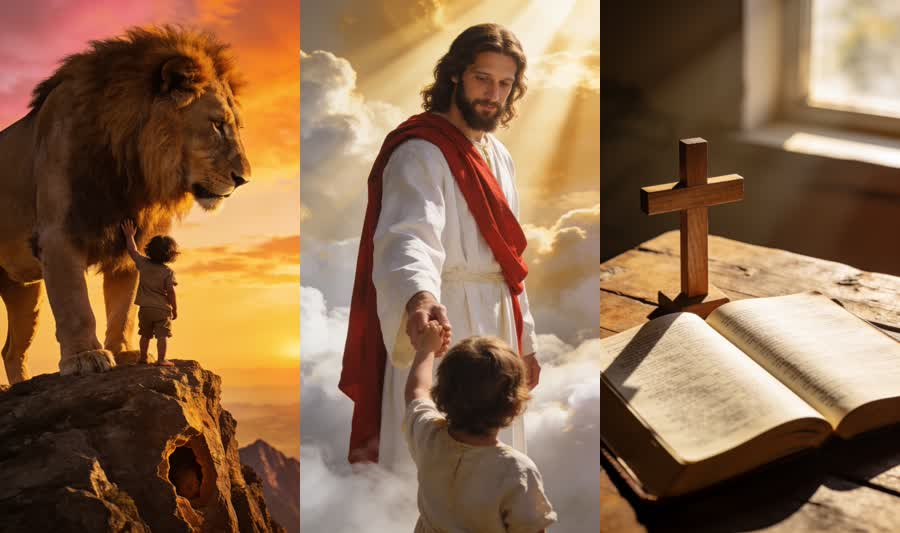
#> input picture MATERIAL/EDITADOS/_planos/_estilo_bib/imagens/ver.jpg, 900 x 533 px
$ python -i rostos.py   (imports and definitions only)
#> lines starting #> are read from the running program, lines starting #| are printed output that depends on the picture
#> further down, picture is the input picture: shape (533, 900, 3); mean B, G, R 77.2, 106.2, 139.4
"""Deteccao de rostos (OpenCV, sem internet) nas coordenadas da tela 1080x1920.

Usa o haarcascade_frontalface_alt2, que no teste de 27/10/2026 achou o rosto do Pedrinho na maioria dos
quadros (close deitado, cadeira de rodas, com a mae) e quase nao inventa rosto. Nao e perfeito: um rosto
muito de lado ou coberto pode passar. Por isso a conferencia avisa "nenhum rosto achado" em vez de garantir.
"""
import subprocess

import cv2
import numpy as np

W, H = 1080, 1920
_CASC = cv2.CascadeClassifier(cv2.data.haarcascades + "haarcascade_frontalface_alt2.xml")
FOTO = (".jpg", ".jpeg", ".png", ".webp")


def no_quadro(bgr):
    """[(x0, y0, x1, y1)] dos rostos num quadro ja em 1080x1920 (ou na proporcao 9:16)."""
    g = cv2.cvtColor(bgr, cv2.COLOR_BGR2GRAY)
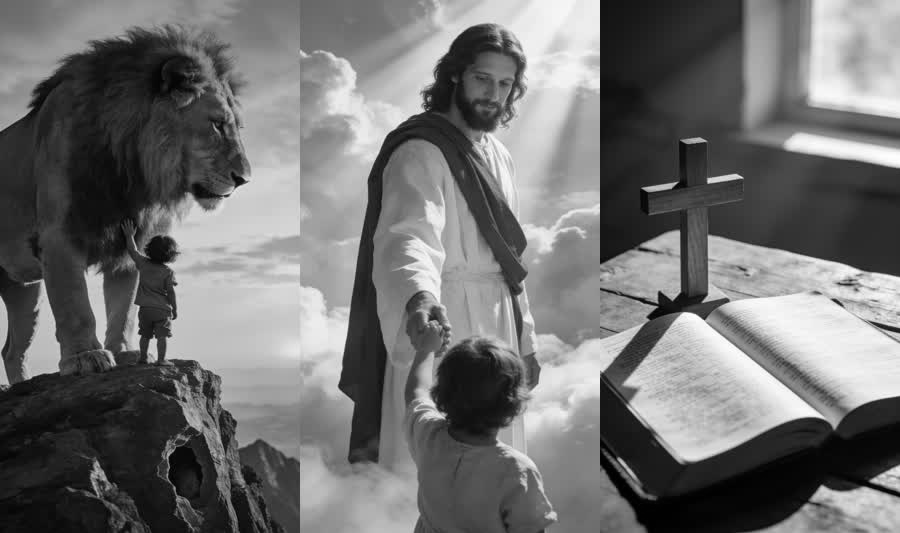
#> g: shape (533, 900); min 0, max 255, mean 112.8
    k = 540 / g.shape[1]
#> k = 0.6
    g = cv2.equalizeHist(cv2.resize(g, (540, int(g.shape[0] * k))))
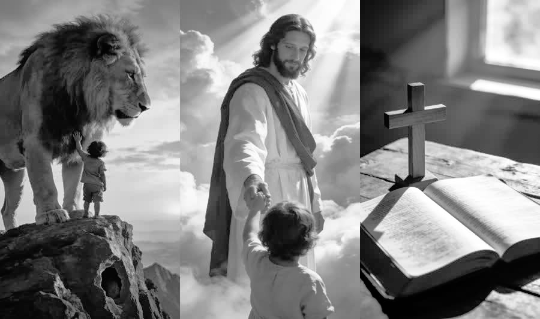
#> g: shape (319, 540); min 0, max 255, mean 128.1
    out = []
    for (x, y, w, h) in _CASC.detectMultiScale(g, 1.08, 4, minSize=(36, 36)):
        s = W / 540
        out.append((int(x * s), int(y * s), int((x + w) * s), int((y + h) * s)))
#> this loop made 0 passes
#> after the loop, out = []
    return out


def cobrir(bgr):
    """Recorta para 9:16 pelo centro e escala para 1080x1920 (como os montadores fazem)."""
    h, w = bgr.shape[:2]
    if w / h > W / H:
        nw = int(h * W / H); x = (w - nw) // 2; bgr = bgr[:, x:x + nw]
    else:
        nh = int(w * H / W); y = (h - nh) // 2; bgr = bgr[y:y + nh]
    return cv2.resize(bgr, (W, H), interpolation=cv2.INTER_AREA)


def ler_foto(path):
    im = cv2.imdecode(np.fromfile(path, np.uint8), cv2.IMREAD_COLOR)
    return None if im is None else cobrir(im)


def quadros_video(path, passo=1.0, inicio=0.0, dur=None, cobrir_tela=True):
    """[(t, quadro 1080x1920)] a cada `passo` segundos (ffmpeg ja gira o video pela rotacao gravada)."""
    vf = f"fps=1/{passo}," + ("scale=1080:1920:force_original_aspect_ratio=increase,crop=1080:1920"
                              if cobrir_tela else "scale=1080:1920")
    cmd = ["ffmpeg", "-v", "error", "-ss", str(inicio), "-i", path] + (["-t", str(dur)] if dur else []) + \
          ["-vf", vf, "-f", "rawvideo", "-pix_fmt", "bgr24", "-"]
    b = subprocess.run(cmd, capture_output=True).stdout
    n = len(b) // (W * H * 3)
    a = np.frombuffer(b[:n * W * H * 3], np.uint8).reshape(n, H, W, 3)
    return [(round(inicio + i * passo, 2), a[i]) for i in range(n)]


def cruza(rosto, zona, folga=0):
    """O rosto (x0, y0, x1, y1) encosta na faixa vertical zona=(y0, y1)?"""
    return rosto[1] < zona[1] + folga and rosto[3] > zona[0] - folga

>>> import cv2
>>> picture = cv2.imread('../MATERIAL/EDITADOS/_planos/_estilo_bib/imagens/ver.jpg')
>>> result = no_quadro(picture)
#> result = []

$ run again, on MATERIAL/EDITADOS/_planos/_estilo_bib/imagens/altar_catolico.png
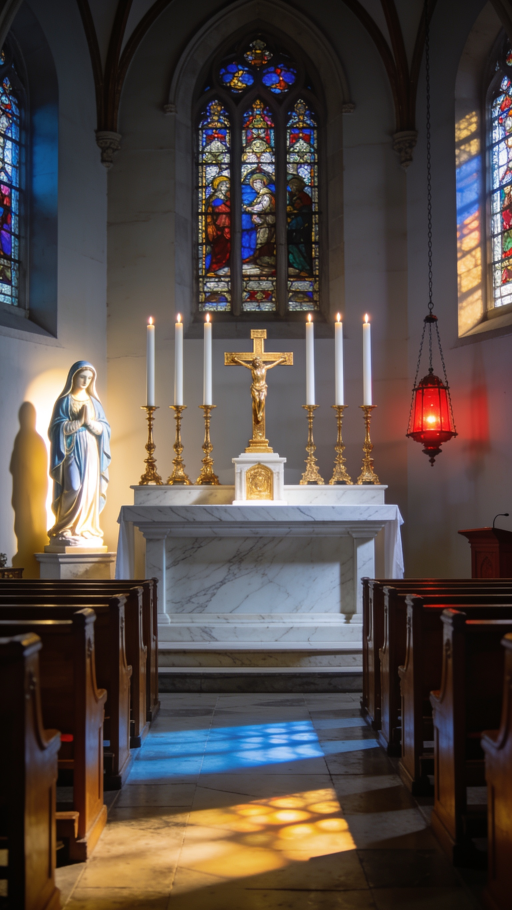
#> input picture MATERIAL/EDITADOS/_planos/_estilo_bib/imagens/altar_catolico.png, 1536 x 2730 px (shown at 1/3 size)
#> picture is the input picture: shape (2730, 1536, 3); mean B, G, R 69.2, 73.9, 84.3
#> in no_quadro, `g = cv2.cvtColor(bgr, cv2.COLOR_BGR2GRAY)`:
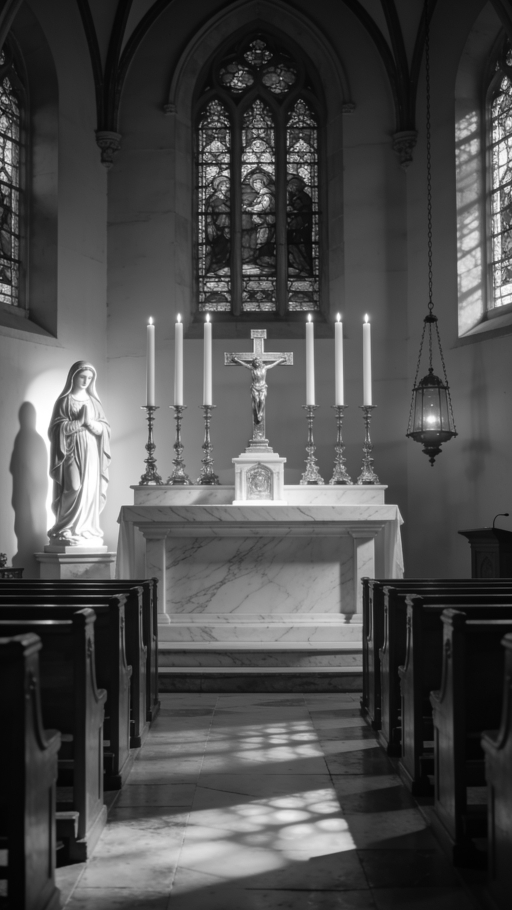
#> g: shape (2730, 1536) (shown at 1/3 size); min 1, max 255, mean 76.5
#> in no_quadro, `g = cv2.equalizeHist(cv2.resize(g, (540, int(g.shape[0] * k))))`:
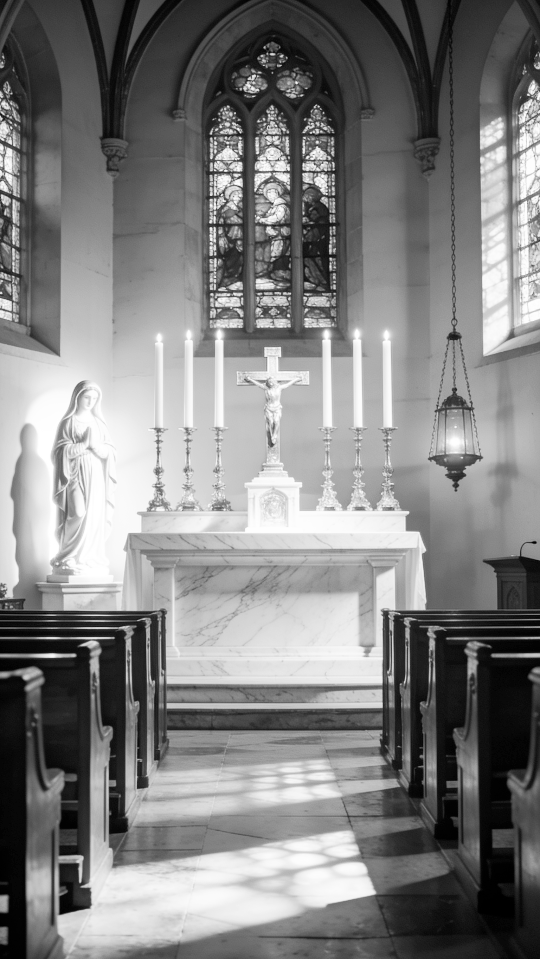
#> g: shape (959, 540); min 0, max 255, mean 128.3
#> after the loop in no_quadro, `for (x, y, w, h) in _CASC.detectMultiScale(g, 1.08, 4, minSize=(36, 36..`: out = []

$ run again, on MATERIAL/EDITADOS/_planos/_estilo_bib/imagens/biblia.png
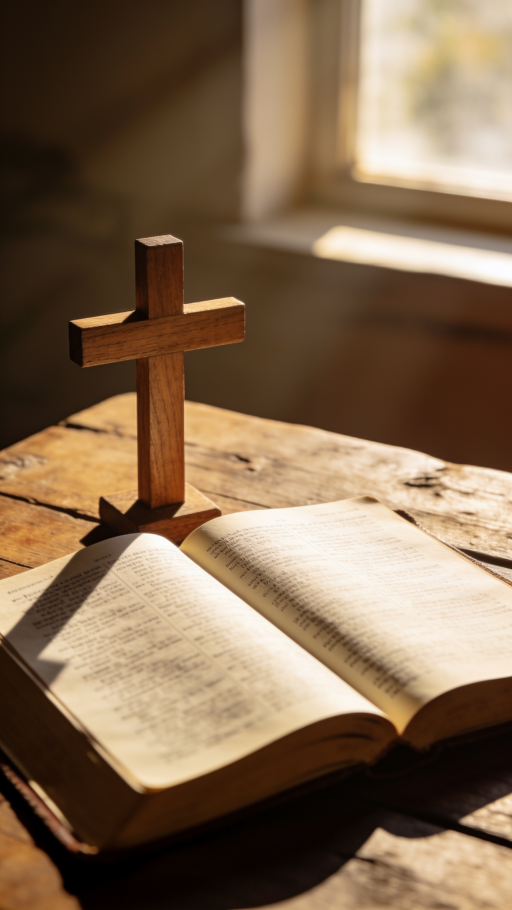
#> input picture MATERIAL/EDITADOS/_planos/_estilo_bib/imagens/biblia.png, 1536 x 2730 px (shown at 1/3 size)
#> picture is the input picture: shape (2730, 1536, 3); mean B, G, R 80.5, 105.5, 129.9
#> in no_quadro, `g = cv2.cvtColor(bgr, cv2.COLOR_BGR2GRAY)`:
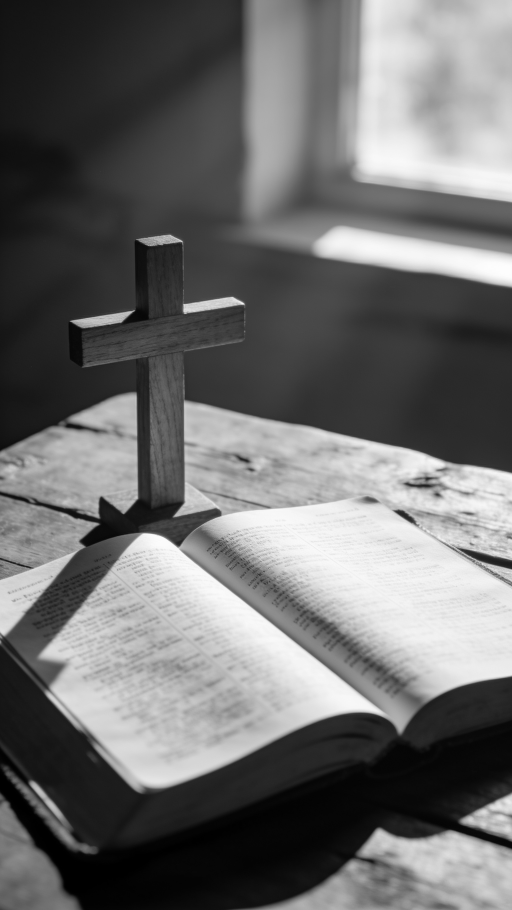
#> g: shape (2730, 1536) (shown at 1/3 size); min 0, max 255, mean 109.9
#> in no_quadro, `g = cv2.equalizeHist(cv2.resize(g, (540, int(g.shape[0] * k))))`:
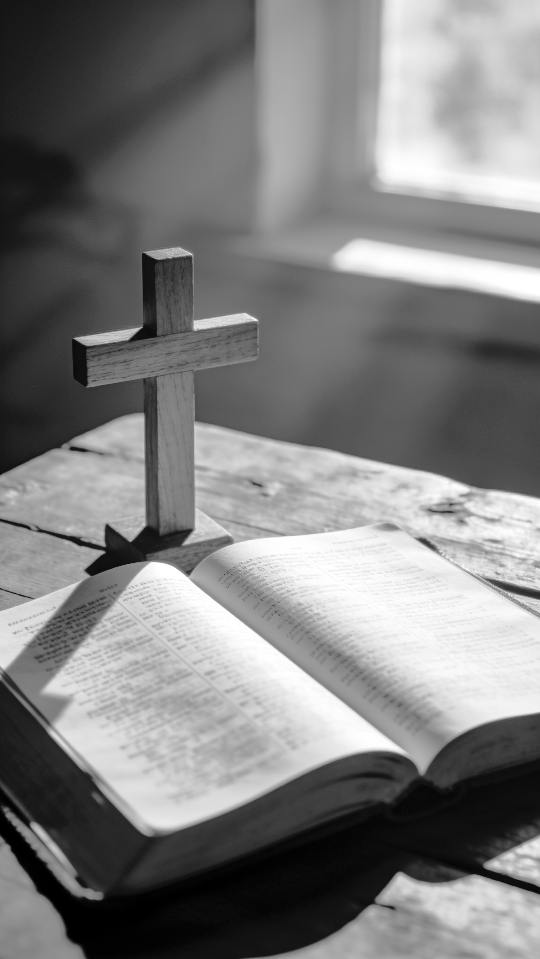
#> g: shape (959, 540); min 0, max 255, mean 127.4
#> after the loop in no_quadro, `for (x, y, w, h) in _CASC.detectMultiScale(g, 1.08, 4, minSize=(36, 36..`: out = []

$ run again, on MATERIAL/EDITADOS/_planos/_estilo_bib/imagens/biblia_janela.png
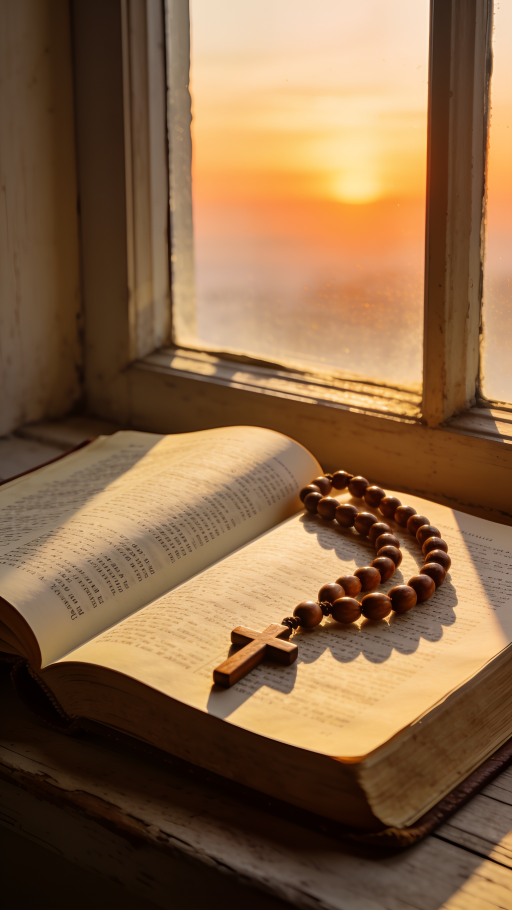
#> input picture MATERIAL/EDITADOS/_planos/_estilo_bib/imagens/biblia_janela.png, 1536 x 2730 px (shown at 1/3 size)
#> picture is the input picture: shape (2730, 1536, 3); mean B, G, R 69.9, 102.1, 135.5
#> in no_quadro, `g = cv2.cvtColor(bgr, cv2.COLOR_BGR2GRAY)`:
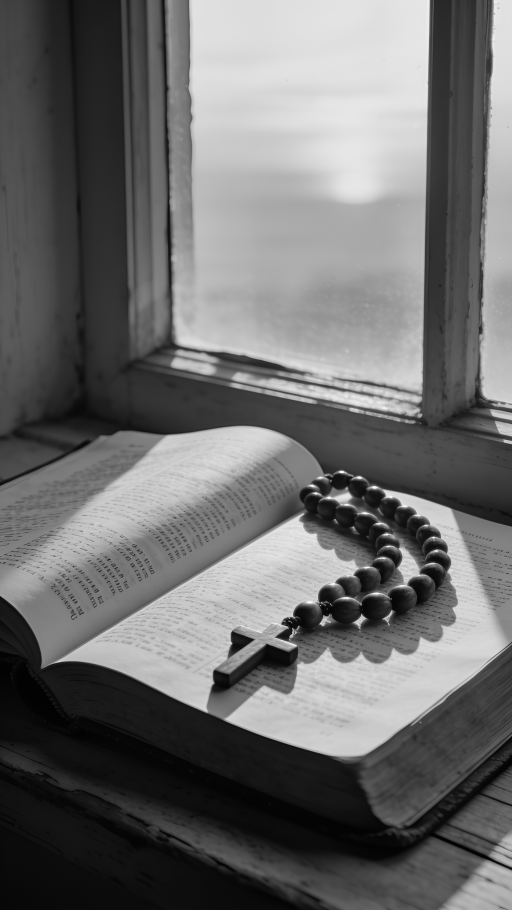
#> g: shape (2730, 1536) (shown at 1/3 size); min 0, max 254, mean 108.4
#> in no_quadro, `g = cv2.equalizeHist(cv2.resize(g, (540, int(g.shape[0] * k))))`:
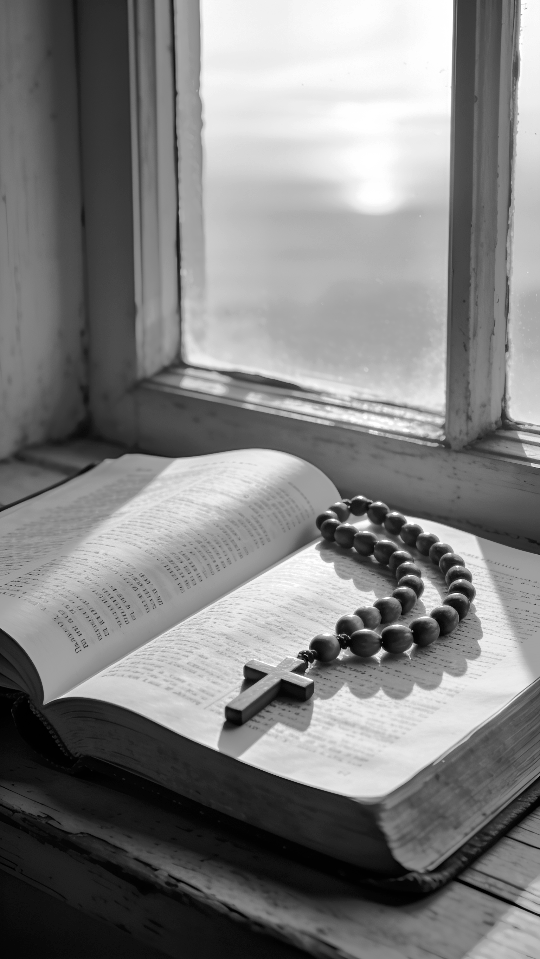
#> g: shape (959, 540); min 0, max 255, mean 128.2
#> after the loop in no_quadro, `for (x, y, w, h) in _CASC.detectMultiScale(g, 1.08, 4, minSize=(36, 36..`: out = []
